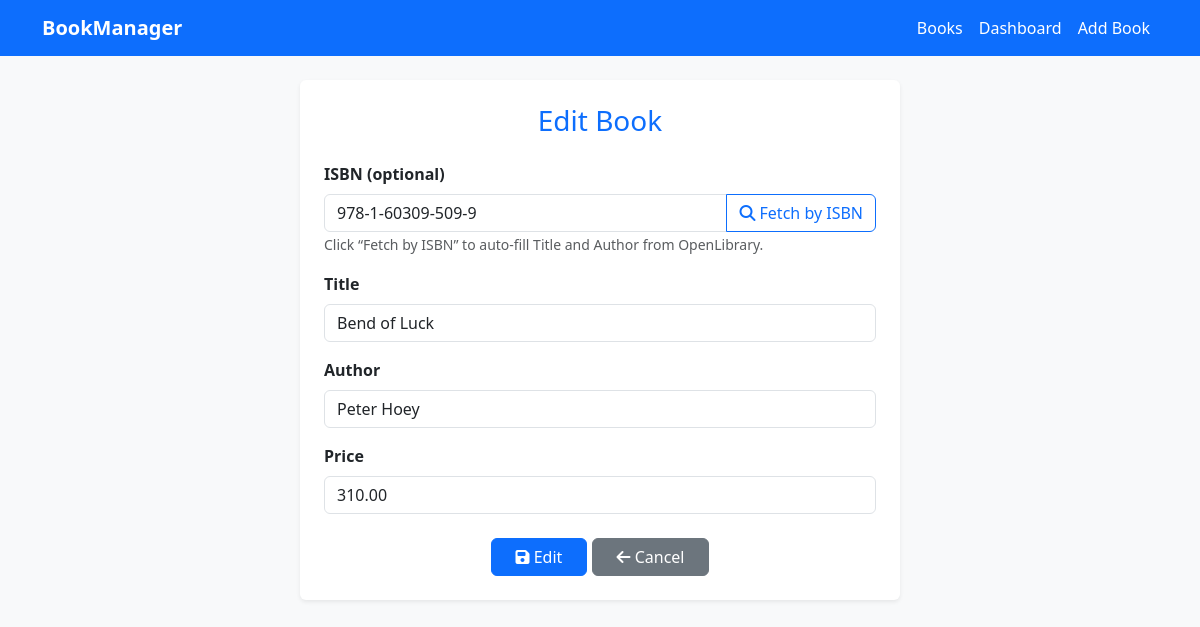
Screenshot of /books/6/edit/ with the database file from the repository.
### books/models.py (models this page shows, shortened)
class Book(models.Model):
    title = models.CharField(max_length=255)
    author = models.CharField(max_length=200)
    isbn = models.CharField(max_length=20, blank=True, null=True)
    price = models.DecimalField(max_digits=8, decimal_places=2, default=0.00)
    created_at = models.DateTimeField(auto_now_add=True)

### books/views.py (the view)
# urls.py: path('books/<int:pk>/edit/', views.book_update, name='book_update'),
def book_update(request, pk):
    book = get_object_or_404(Book, pk=pk)
    if request.method == 'POST':
        form = BookForm(request.POST, instance=book)
        if form.is_valid():
            form.save()
            return redirect('books:book_detail', pk=book.pk)
    else:
        form = BookForm(instance=book)
    return render(request, 'books/book_form.html', {'form': form, 'action': 'Edit'})

### books/forms.py
class BookForm(forms.ModelForm):
    class Meta:
        model = Book
        fields = ['title', 'author', 'isbn', 'price']
        widgets = {
            'title': forms.TextInput(attrs={'class':'form-control'}),
            'author': forms.TextInput(attrs={'class':'form-control'}),
            'isbn': forms.TextInput(attrs={'class':'form-control'}),
            'price': forms.NumberInput(attrs={'class':'form-control'}),
        }

### books/templates/books/book_form.html (shortened to what this page needs)
{% extends "books/base.html" %}
{% block content %}
<div class="card mx-auto shadow-sm p-4" style="max-width: 600px;">
  <h3 class="text-center text-primary mb-4">{{ action }} Book</h3>
  <form method="post" novalidate>
    <div class="mb-3">
      <label class="form-label fw-semibold">ISBN (optional)</label>
      <div class="input-group">
        {{ form.isbn }}
        <button id="fetch-btn" type="button" class="btn btn-outline-primary">
          <i class="fa fa-search"></i> Fetch by ISBN
        </button>
      </div>
      <small class="text-muted">Click “Fetch by ISBN” to auto-fill Title and Author from OpenLibrary.</small>
    </div>
    <div class="mb-3">
      <label class="form-label fw-semibold">Title</label>
      {{ form.title }}
    </div>
    <div class="mb-3">
      <label class="form-label fw-semibold">Author</label>
      {{ form.author }}
    </div>
    <div class="mb-3">
      <label class="form-label fw-semibold">Price</label>
      {{ form.price }}
    </div>
    <div class="text-center mt-4">
      <button type="submit" class="btn btn-primary px-4">
        <i class="fa fa-save"></i> {{ action }}
      </button>
      <a href="{% url 'books:book_list' %}" class="btn btn-secondary px-4">
        <i class="fa fa-arrow-left"></i> Cancel
      </a>
    </div>
  </form>
</div>
{% endblock %}

### books/templates/books/base.html (style rules this page uses)
body { background-color: #f8f9fa; font-family: 'Segoe UI', Tahoma, Geneva, Verdana, sans-serif; }
.card { box-shadow: 0 3px 10px rgba(0,0,0,0.1); border: none; }

### books/templates/books/book_form.html (style rules this page uses)
form input, form select, form textarea { border-radius: 0.4rem; border: 1px solid #ced4da; padding: 0.5rem 0.75rem; width: 100%; }

### rows the page displays
Book: isbn "978-1-60309-509-9", title "Bend of Luck", author "Peter Hoey", price "310.00"

### other values shown
{{ action }} "Edit"
